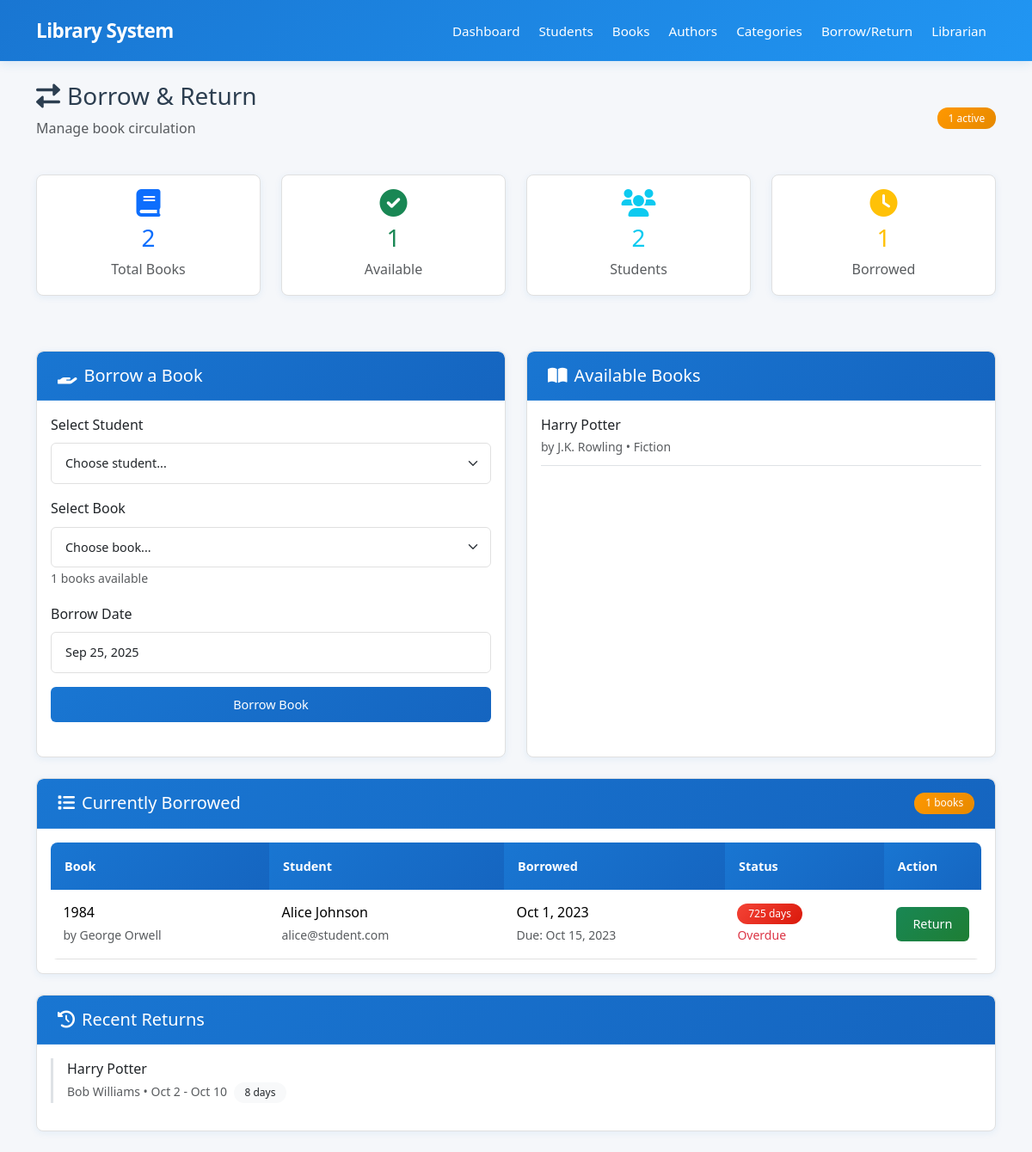
Screenshot of /borrow_return.php with the database file from the repository.
### tables this page shows
CREATE TABLE IF NOT EXISTS books (
    Book_ID INT AUTO_INCREMENT PRIMARY KEY,
    Title VARCHAR(255) NOT NULL,
    Author_ID INT,
    Publisher VARCHAR(100),
    Edition VARCHAR(50),
    ISBN VARCHAR(20) UNIQUE,
    Category_ID INT,
    FOREIGN KEY (Author_ID) REFERENCES authors(Author_ID),
    FOREIGN KEY (Category_ID) REFERENCES book_categories(Category_ID)
);

CREATE TABLE IF NOT EXISTS authors (
    Author_ID INT AUTO_INCREMENT PRIMARY KEY,
    Name VARCHAR(100) NOT NULL,
    Email VARCHAR(100) UNIQUE NOT NULL
);

CREATE TABLE IF NOT EXISTS book_categories (
    Category_ID INT AUTO_INCREMENT PRIMARY KEY,
    Description VARCHAR(100) NOT NULL
);

CREATE TABLE IF NOT EXISTS borrowed_books (
    ID INT AUTO_INCREMENT PRIMARY KEY,
    Book_ID INT,
    Student_ID INT,
    Date_Borrowed DATE NOT NULL,
    Date_Returned DATE,
    Lib_ID INT,
    FOREIGN KEY (Book_ID) REFERENCES books(Book_ID),
    FOREIGN KEY (Student_ID) REFERENCES students(Student_ID),
    FOREIGN KEY (Lib_ID) REFERENCES librarians(Lib_ID)
);

CREATE TABLE IF NOT EXISTS students (
    Student_ID INT AUTO_INCREMENT PRIMARY KEY,
    Name VARCHAR(100) NOT NULL,
    Email VARCHAR(100) UNIQUE NOT NULL,
    Username VARCHAR(50) UNIQUE NOT NULL,
    Password VARCHAR(255) NOT NULL
);

### borrow_return.php (the view, shortened to what this page needs)
<?php
require_once 'config/database.php';
$available_books = $pdo->query("
    SELECT b.*, a.Name as AuthorName, c.Description as CategoryName
    FROM books b
    LEFT JOIN authors a ON b.Author_ID = a.Author_ID
    LEFT JOIN book_categories c ON b.Category_ID = c.Category_ID
    WHERE b.Book_ID NOT IN (
        SELECT Book_ID FROM borrowed_books WHERE Date_Returned IS NULL
    )
    ORDER BY b.Title
")->fetchAll(PDO::FETCH_ASSOC);
$borrowed_books = $pdo->query("
    SELECT bb.*, b.Title, b.ISBN, a.Name as AuthorName, s.Name as StudentName,
           s.Email as StudentEmail, s.Student_ID, l.Name as LibrarianName
    FROM borrowed_books bb
    JOIN books b ON bb.Book_ID = b.Book_ID
    JOIN authors a ON b.Author_ID = a.Author_ID
    JOIN students s ON bb.Student_ID = s.Student_ID
    JOIN librarians l ON bb.Lib_ID = l.Lib_ID
    WHERE bb.Date_Returned IS NULL
    ORDER BY bb.Date_Borrowed DESC
")->fetchAll(PDO::FETCH_ASSOC);
$return_history = $pdo->query("
    SELECT bb.*, b.Title, a.Name as AuthorName, s.Name as StudentName,
           l.Name as LibrarianName, DATEDIFF(bb.Date_Returned, bb.Date_Borrowed) as DurationDays
    FROM borrowed_books bb
    JOIN books b ON bb.Book_ID = b.Book_ID
    JOIN authors a ON b.Author_ID = a.Author_ID
    JOIN students s ON bb.Student_ID = s.Student_ID
    JOIN librarians l ON bb.Lib_ID = l.Lib_ID
    WHERE bb.Date_Returned IS NOT NULL
    ORDER BY bb.Date_Returned DESC
    LIMIT 10
")->fetchAll(PDO::FETCH_ASSOC);
$total_books = $pdo->query("SELECT COUNT(*) FROM books")->fetchColumn();
$total_students = $pdo->query("SELECT COUNT(*) FROM students")->fetchColumn();
$active_borrows = count($borrowed_books);
?>
<!DOCTYPE html>
<html lang="en">
<head>
    <link href="https://cdn.jsdelivr.net/npm/bootstrap@5.3.0/dist/css/bootstrap.min.css" rel="stylesheet">
    <link href="https://cdnjs.cloudflare.com/ajax/libs/font-awesome/6.0.0/css/all.min.css" rel="stylesheet">
    <link href="css/style.css" rel="stylesheet">
</head>
<body>
    <?php include 'navbar.php'; ?>
    <div class="container mt-4">
        <div class="d-flex justify-content-between align-items-center mb-4">
            <div>
                <h1 class="h3"><i class="fas fa-exchange-alt me-2"></i>Borrow & Return</h1>
                <p class="text-muted">Manage book circulation</p>
            </div>
            <div class="text-end">
                <span class="badge bg-warning"><?php echo $active_borrows; ?> active</span>
            </div>
        </div>
        <div class="row mb-4">
            <div class="col-md-3 mb-3">
                <div class="card text-center">
                    <div class="card-body">
                        <i class="fas fa-book fa-2x text-primary mb-2"></i>
                        <h3 class="text-primary"><?php echo $total_books; ?></h3>
                        <p class="text-muted mb-0">Total Books</p>
                    </div>
                </div>
            </div>
            <div class="col-md-3 mb-3">
                <div class="card text-center">
                    <div class="card-body">
                        <i class="fas fa-check-circle fa-2x text-success mb-2"></i>
                        <h3 class="text-success"><?php echo count($available_books); ?></h3>
                        <p class="text-muted mb-0">Available</p>
                    </div>
                </div>
            </div>
            <div class="col-md-3 mb-3">
                <div class="card text-center">
                    <div class="card-body">
                        <i class="fas fa-users fa-2x text-info mb-2"></i>
                        <h3 class="text-info"><?php echo $total_students; ?></h3>
                        <p class="text-muted mb-0">Students</p>
                    </div>
                </div>
            </div>
            <div class="col-md-3 mb-3">
                <div class="card text-center">
                    <div class="card-body">
                        <i class="fas fa-clock fa-2x text-warning mb-2"></i>
                        <h3 class="text-warning"><?php echo $active_borrows; ?></h3>
                        <p class="text-muted mb-0">Borrowed</p>
                    </div>
                </div>
            </div>
        </div>
        <div class="row">
            <div class="col-lg-6 mb-4">
                <div class="card h-100">
                    <div class="card-header">
                        <h5 class="mb-0"><i class="fas fa-hand-holding me-2"></i>Borrow a Book</h5>
                    </div>
                    <div class="card-body">
                        <form method="POST">
                            <div class="mb-3">
                                <label class="form-label">Select Student</label>
                                <select name="student_id" class="form-select" required>
                                    <option value="">Choose student...</option>
                                </select>
                            </div>
                            <div class="mb-3">
                                <label class="form-label">Select Book</label>
                                <select name="book_id" class="form-select" required>
                                    <option value="">Choose book...</option>
                                </select>
                                <small class="text-muted">
                                    <?php echo count($available_books); ?> books available
                                </small>
                            </div>
                            <div class="mb-3">
                                <label class="form-label">Borrow Date</label>
                                <input type="text" class="form-control" value="<?php echo date('M j, Y'); ?>" readonly>
                            </div>
                            <button type="submit" name="borrow" class="btn btn-primary w-100">Borrow Book</button>
                        </form>
                    </div>
                </div>
            </div>
            <div class="col-lg-6 mb-4">
                <div class="card h-100">
                    <div class="card-header">
                        <h5 class="mb-0"><i class="fas fa-book-open me-2"></i>Available Books</h5>
                    </div>
                    <div class="card-body">
                        <?php if (empty($available_books)): ?>
                            <div class="text-center py-4">
                                <i class="fas fa-book fa-3x text-muted mb-3"></i>
                                <p class="text-muted">All books are currently borrowed.</p>
                            </div>
                        <?php else: ?>
                            <div style="max-height: 400px; overflow-y: auto;">
                                <?php foreach (array_slice($available_books, 0, 8) as $book): ?>
                                    <div class="border-bottom pb-2 mb-2">
                                        <div class="fw-medium"><?php echo htmlspecialchars($book['Title']); ?></div>
                                        <small class="text-muted">
                                            by <?php echo htmlspecialchars($book['AuthorName']); ?> •
                                            <?php echo htmlspecialchars($book['CategoryName']); ?>
                                        </small>
                                    </div>
                                <?php endforeach; ?>
                            </div>
                        <?php endif; ?>
                    </div>
                </div>
            </div>
        </div>
        <div class="card mb-4">
            <div class="card-header d-flex justify-content-between align-items-center">
                <h5 class="mb-0"><i class="fas fa-list me-2"></i>Currently Borrowed</h5>
                <span class="badge bg-<?php echo $active_borrows > 0 ? 'warning' : 'success'; ?>">
                    <?php echo $active_borrows; ?> books
                </span>
            </div>
            <div class="card-body">
                <?php if (empty($borrowed_books)): ?>
                    <div class="text-center py-4">
                        <i class="fas fa-check-circle fa-3x text-muted mb-3"></i>
                        <p class="text-muted">No books are currently borrowed.</p>
                    </div>
                <?php else: ?>
                    <div class="table-responsive">
                        <table class="table table-hover">
                            <thead>
                                <tr>
                                    <th>Book</th>
                                    <th>Student</th>
                                    <th>Borrowed</th>
                                    <th>Status</th>
                                    <th width="100">Action</th>
                                </tr>
                            </thead>
                            <tbody>
                                <?php foreach ($borrowed_books as $borrow):
                                    $days_borrowed = (strtotime(date('Y-m-d')) - strtotime($borrow['Date_Borrowed'])) / (60 * 60 * 24);
                                    $days_borrowed = floor($days_borrowed);
                                    $is_overdue = $days_borrowed > 14;
                                    $due_date = date('M j, Y', strtotime($borrow['Date_Borrowed'] . ' +14 days'));
                                ?>
                                <tr class="<?php echo $is_overdue ? 'table-warning' : ''; ?>">
                                    <td>
                                        <div class="fw-medium"><?php echo htmlspecialchars($borrow['Title']); ?></div>
                                        <small class="text-muted">by <?php echo htmlspecialchars($borrow['AuthorName']); ?></small>
                                    </td>
                                    <td>
                                        <?php echo htmlspecialchars($borrow['StudentName']); ?>
                                        <br><small class="text-muted"><?php echo htmlspecialchars($borrow['StudentEmail']); ?></small>
                                    </td>
                                    <td>
                                        <?php echo date('M j, Y', strtotime($borrow['Date_Borrowed'])); ?>
                                        <br><small class="text-muted">Due: <?php echo $due_date; ?></small>
                                    </td>
                                    <td>
                                        <span class="badge bg-<?php echo $is_overdue ? 'danger' : 'success'; ?>">
                                            <?php echo $days_borrowed; ?> days
                                        </span>
                                        <?php if ($is_overdue): ?>
                                            <br><small class="text-danger">Overdue</small>
                                        <?php endif; ?>
                                    </td>
                                    <td>
                                        <form method="POST">
                                            <button type="submit" name="return" class="btn btn-success btn-sm w-100">
                                                Return
                                            </button>
                                        </form>
                                    </td>
                                </tr>
                                <?php endforeach; ?>
                            </tbody>
                        </table>
                    </div>
                <?php endif; ?>
            </div>
        </div>
        <div class="card">
            <div class="card-header">
                <h5 class="mb-0"><i class="fas fa-history me-2"></i>Recent Returns</h5>
            </div>
            <div class="card-body">
                <?php if (empty($return_history)): ?>
                    <div class="text-center py-4">
                        <i class="fas fa-clock fa-3x text-muted mb-3"></i>
                        <p class="text-muted">No return history available.</p>
                    </div>
                <?php else: ?>
                    <div class="row">
                        <?php foreach (array_slice($return_history, 0, 6) as $return): ?>
                        <div class="col-md-6 mb-3">
                            <div class="border-start border-3 ps-3">
                                <div class="fw-medium"><?php echo htmlspecialchars($return['Title']); ?></div>
                                <small class="text-muted">
                                    <?php echo htmlspecialchars($return['StudentName']); ?> •
                                    <?php echo date('M j', strtotime($return['Date_Borrowed'])); ?> -
                                    <?php echo date('M j', strtotime($return['Date_Returned'])); ?>
                                    <span class="badge bg-light text-dark ms-1"><?php echo $return['DurationDays']; ?> days</span>
                                </small>
                            </div>
                        </div>
                        <?php endforeach; ?>
                    </div>
                <?php endif; ?>
            </div>
        </div>
    </div>
</body>
</html>

### rows the page displays
books: Title "Harry Potter", Author_ID.Name "J.K. Rowling", Category_ID.Description "Fiction"
borrowed_books: Book_ID.Title "1984", authors.Name "George Orwell", Student_ID.Name "Alice Johnson", Student_ID.Email "alice@student.com", Date_Borrowed "Oct 1, 2023", Date_Borrowed "Oct 15, 2023", Date_Borrowed "725", shows "Overdue"
borrowed_books: Book_ID.Title "Harry Potter", Student_ID.Name "Bob Williams", Date_Borrowed "Oct 2", Date_Returned "Oct 10", DurationDays "8"

### other values shown
$active_borrows "1"
$total_books "2"
count($available_books) "1"
$total_students "2"
